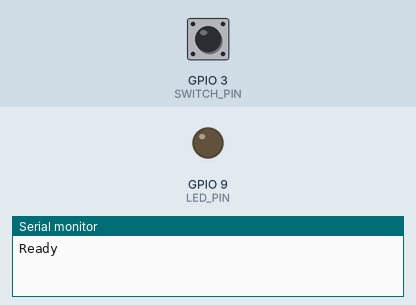
A program run on a simulated ESP32. Parts: output pins drawn as LEDs (lit = HIGH), the last lines printed to the serial monitor. Inputs (shaded band) come from the test bench; at power-on: GPIO 3 (SWITCH_PIN) HIGH.

Above: at 1.2 s.
1.3 s: GPIO 3 (SWITCH_PIN) pulled LOW for 0.15 s
At 2.3 s:
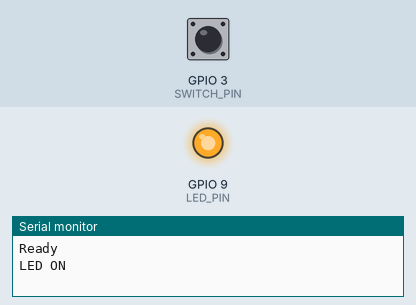
2.9 s: GPIO 3 (SWITCH_PIN) pulled LOW for 1 s
At 3.6 s:
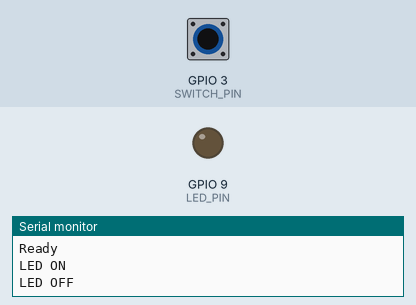
5.4 s: GPIO 3 (SWITCH_PIN) pulled LOW for 3.2 s
At 6.5 s:
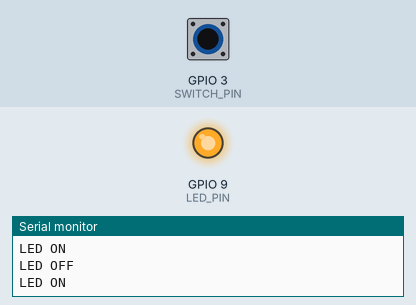
Timing chart, 0 to 8.4 s (numbered marks = the images above; inputs shaded):
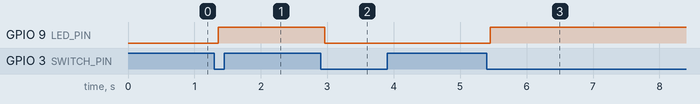

The program:

main.cpp
```cpp
#include <Arduino.h>
#include <Bounce2.h>

const int SWITCH_PIN = D2;
const int LED_PIN = D10;

Bounce2::Button button = Bounce2::Button();
bool ledState = false;

void setup() {
  Serial.begin(115200);

  pinMode(LED_PIN, OUTPUT);
  digitalWrite(LED_PIN, LOW);

  button.attach(SWITCH_PIN, INPUT_PULLUP);
  button.interval(50);
  button.setPressedState(LOW);

  Serial.println("Ready");
}

void loop() {
  button.update();

  if (button.pressed()) {
    ledState = !ledState;
    digitalWrite(LED_PIN, ledState ? HIGH : LOW);
    Serial.println(ledState ? "LED ON" : "LED OFF");
  }

  delay(10);
}
```

Measured:
- after the input at 1.3 s, GPIO 9 (LED_PIN): LOW → HIGH after 0.06 s
- after the input at 2.9 s, GPIO 9 (LED_PIN): HIGH → LOW after 0.06 s
- after the input at 5.4 s, GPIO 9 (LED_PIN): LOW → HIGH after 0.06 s
